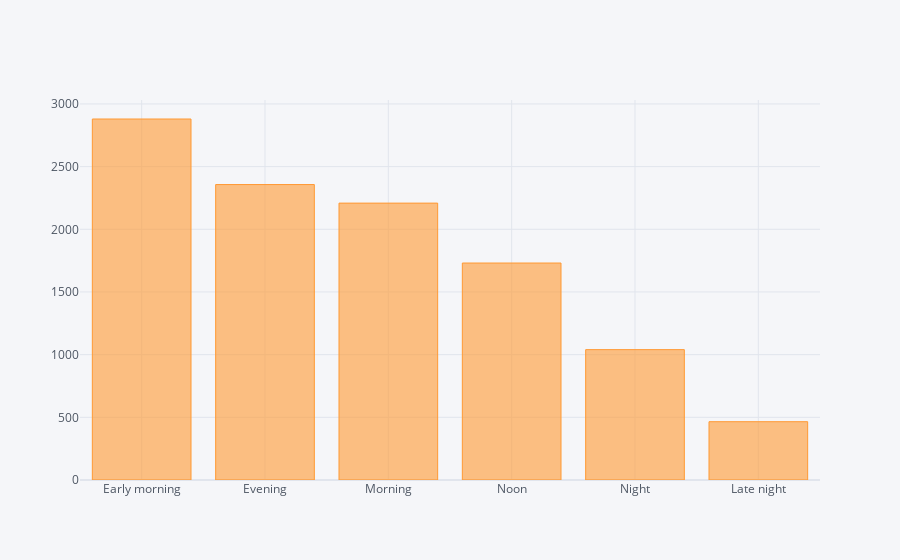

The notebook cell this image was saved under:
### Code cell
data['Dep_Time_hour'].apply(flight_dep_time).value_counts().iplot(kind='bar')

### Figure 1 — Plotly figure (JSON) as saved in the notebook; plotly's stock layout.template omitted (floating-point values rounded to 4 significant figures)
{"data": [{"marker": {"color": "rgba(255, 153, 51, 0.6)", "line": {"color": "rgba(255, 153, 51, 1.0)", "width": 1}}, "name": "Dep_Time_hour", "orientation": "v", "text": "", "type": "bar", "x": ["Early morning", "Evening", "Morning", "Noon", "Night", "Late night"], "y": [2880, 2357, 2209, 1731, 1040, 465]}], "layout": {"legend": {"bgcolor": "#F5F6F9", "font": {"color": "#4D5663"}}, "paper_bgcolor": "#F5F6F9", "plot_bgcolor": "#F5F6F9", "title": {"font": {"color": "#4D5663"}}, "xaxis": {"gridcolor": "#E1E5ED", "showgrid": true, "tickfont": {"color": "#4D5663"}, "title": {"font": {"color": "#4D5663"}, "text": ""}, "zerolinecolor": "#E1E5ED"}, "yaxis": {"gridcolor": "#E1E5ED", "showgrid": true, "tickfont": {"color": "#4D5663"}, "title": {"font": {"color": "#4D5663"}, "text": ""}, "zerolinecolor": "#E1E5ED"}}}
